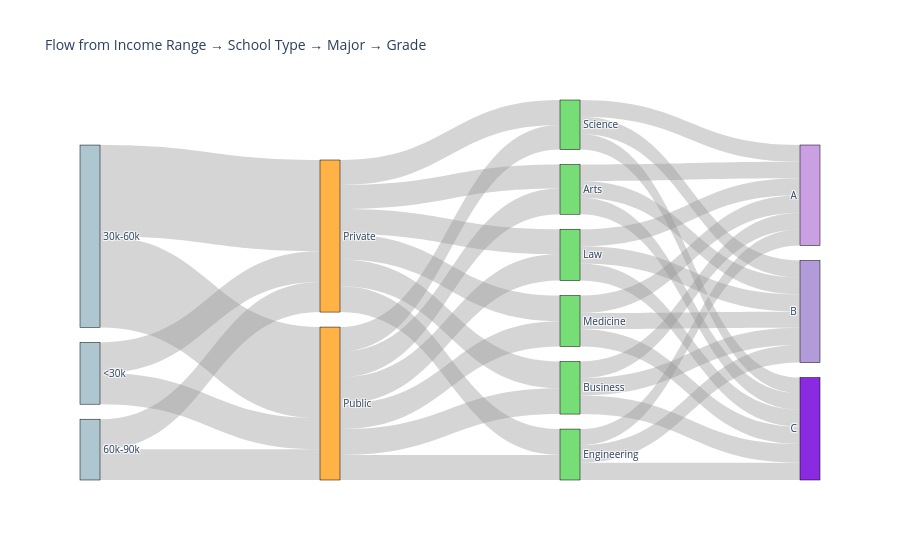

The cell this chart's notebook holds for it:
### Code cell
import plotly.graph_objects as go

ordered_labels = [
    '<30k', '30k-60k', '60k-90k', '90k-120k', '120k+',  # Fixed income order
] + sorted(df_cleaned['School_Type'].dropna().unique().tolist()) \
  + sorted(df_cleaned['Major'].dropna().unique().tolist()) \
  + ['A', 'B', 'C']  # Fixed grade order

# Color by group: blue for income, orange for school, green for major, purple for grades
income_colors = ['#aec6cf'] * 5
school_colors = ['#ffb347'] * len(df_cleaned['School_Type'].dropna().unique())
major_colors = ['#77dd77'] * len(df_cleaned['Major'].dropna().unique())
grade_colors = ['#cba0e3', '#b19cd9', '#8a2be2']  # A, B, C — purple shades

# Combine into node color list (same order as ordered_labels)
node_colors = income_colors + school_colors + major_colors + grade_colors


# Step 2: Rebuild mapping based on this order
label_to_index = {label: i for i, label in enumerate(ordered_labels)}

# Step 3: Rebuild source/target using the new index mapping
source_fixed = []
target_fixed = []
value_fixed = []

# Income → School Type
for ir in ['<30k', '30k-60k', '60k-90k', '90k-120k', '120k+',]:
    for st in df_cleaned['School_Type'].unique():
        count = len(df_cleaned[(df_cleaned['Income_Range'] == ir) & (df_cleaned['School_Type'] == st)])
        if count > 0:
            source_fixed.append(label_to_index[ir])
            target_fixed.append(label_to_index[st])
            value_fixed.append(count)

# School Type → Major
for st in df_cleaned['School_Type'].unique():
    for m in df_cleaned['Major'].unique():
        count = len(df_cleaned[(df_cleaned['School_Type'] == st) & (df_cleaned['Major'] == m)])
        if count > 0:
            source_fixed.append(label_to_index[st])
            target_fixed.append(label_to_index[m])
            value_fixed.append(count)

for m in df_cleaned['Major'].unique():
    for g in ['A', 'B', 'C']:  # Fixed grade order
        count = len(df_cleaned[(df_cleaned['Major'] == m) & (df_cleaned['Grades'] == g)])
        if count > 0:
            source_fixed.append(label_to_index[m])
            target_fixed.append(label_to_index[g])
            value_fixed.append(count)

# Step 4: Uniform link color (gray transparent)
link_color = ["rgba(150,150,150,0.4)"] * len(source_fixed)

fig = go.Figure(data=[go.Sankey(
    node=dict(
        pad=15,
        thickness=20,
        line=dict(color="black", width=0.5),
        label=ordered_labels,
        color=node_colors 
    ),
    link=dict(
        source=source_fixed,
        target=target_fixed,
        value=value_fixed,
        color=link_color
    )
)])

fig.update_layout(title_text="Flow from Income Range → School Type → Major → Grade", font_size=10)
fig.show()

### Figure 1 — Plotly figure (JSON) as saved in the notebook; plotly's stock layout.template omitted (floating-point values rounded to 4 significant figures)
{"data": [{"link": {"color": ["rgba(150,150,150,0.4)", "rgba(150,150,150,0.4)", "rgba(150,150,150,0.4)", "rgba(150,150,150,0.4)", "rgba(150,150,150,0.4)", "rgba(150,150,150,0.4)", "rgba(150,150,150,0.4)", "rgba(150,150,150,0.4)", "rgba(150,150,150,0.4)", "rgba(150,150,150,0.4)", "rgba(150,150,150,0.4)", "rgba(150,150,150,0.4)", "rgba(150,150,150,0.4)", "rgba(150,150,150,0.4)", "rgba(150,150,150,0.4)", "rgba(150,150,150,0.4)", "rgba(150,150,150,0.4)", "rgba(150,150,150,0.4)", "rgba(150,150,150,0.4)", "rgba(150,150,150,0.4)", "rgba(150,150,150,0.4)", "rgba(150,150,150,0.4)", "rgba(150,150,150,0.4)", "rgba(150,150,150,0.4)", "rgba(150,150,150,0.4)", "rgba(150,150,150,0.4)", "rgba(150,150,150,0.4)", "rgba(150,150,150,0.4)", "rgba(150,150,150,0.4)", "rgba(150,150,150,0.4)", "rgba(150,150,150,0.4)", "rgba(150,150,150,0.4)", "rgba(150,150,150,0.4)", "rgba(150,150,150,0.4)", "rgba(150,150,150,0.4)", "rgba(150,150,150,0.4)"], "source": [0, 0, 1, 1, 2, 2, 5, 5, 5, 5, 5, 5, 6, 6, 6, 6, 6, 6, 10, 10, 10, 8, 8, 8, 9, 9, 9, 12, 12, 12, 11, 11, 11, 7, 7, 7], "target": [5, 6, 5, 6, 5, 6, 10, 8, 9, 12, 11, 7, 10, 8, 9, 12, 11, 7, 13, 14, 15, 13, 14, 15, 13, 14, 15, 13, 14, 15, 13, 14, 15, 13, 14, 15], "value": [673, 686, 2008, 2002, 663, 674, 547, 586, 570, 550, 563, 528, 582, 570, 550, 540, 557, 564, 376, 379, 374, 367, 378, 411, 354, 386, 380, 370, 375, 345, 383, 355, 382, 360, 371, 361]}, "node": {"color": ["#aec6cf", "#aec6cf", "#aec6cf", "#aec6cf", "#aec6cf", "#ffb347", "#ffb347", "#77dd77", "#77dd77", "#77dd77", "#77dd77", "#77dd77", "#77dd77", "#cba0e3", "#b19cd9", "#8a2be2"], "label": ["<30k", "30k-60k", "60k-90k", "90k-120k", "120k+", "Private", "Public", "Arts", "Business", "Engineering", "Law", "Medicine", "Science", "A", "B", "C"], "line": {"color": "black", "width": 0.5}, "pad": 15, "thickness": 20}, "type": "sankey"}], "layout": {"autosize": true, "font": {"size": 10}, "title": {"text": "Flow from Income Range → School Type → Major → Grade"}}}
